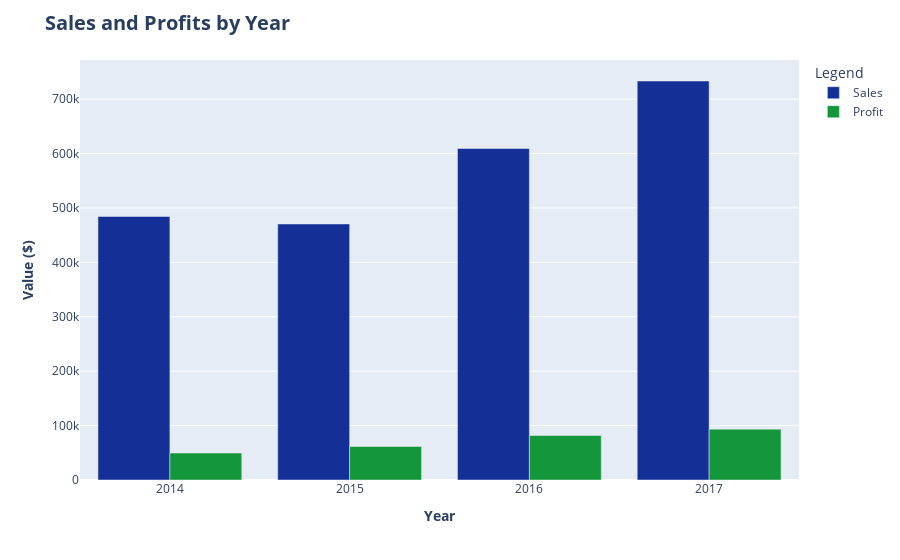

This figure's notebook cell:
### Code cell
Sales_by_Cities = df.groupby('Year')[['Sales','Profit']].sum().sort_values(by='Sales', ascending=False)

fig = px.bar(Sales_by_Cities, x=Sales_by_Cities.index, y=['Sales','Profit'],
             color_discrete_map = {'Sales': '#143096', 'Profit': '#14963b'},
             barmode = 'group',
            )

fig.update_layout(
             xaxis_title = '<b>Year',
             yaxis_title = '<b>Value ($)',
             title= "<b>Sales and Profits by Year<br>",
             title_font_size = 20,
             legend_title = 'Legend',
             
            )
fig.update_traces(hovertemplate='%{x}<br>Sales: $%{y:,.2f}<extra></extra>', selector=dict(name='Sales'))
fig.update_traces(hovertemplate='%{x}<br>Profit: $%{y:,.2f}<extra></extra>', selector=dict(name='Profit'))
fig.show()

### Figure 1 — Plotly figure (JSON) as saved in the notebook; plotly's stock layout.template omitted (floating-point values rounded to 4 significant figures)
{"data": [{"alignmentgroup": "True", "hovertemplate": "%{x}<br>Sales: $%{y:,.2f}<extra></extra>", "legendgroup": "Sales", "marker": {"color": "#143096", "pattern": {"shape": ""}}, "name": "Sales", "offsetgroup": "Sales", "orientation": "v", "showlegend": true, "textposition": "auto", "type": "bar", "x": [2017, 2016, 2014, 2015], "xaxis": "x", "y": [733200.0, 609200.0, 484200.0, 470500.0], "yaxis": "y"}, {"alignmentgroup": "True", "hovertemplate": "%{x}<br>Profit: $%{y:,.2f}<extra></extra>", "legendgroup": "Profit", "marker": {"color": "#14963b", "pattern": {"shape": ""}}, "name": "Profit", "offsetgroup": "Profit", "orientation": "v", "showlegend": true, "textposition": "auto", "type": "bar", "x": [2017, 2016, 2014, 2015], "xaxis": "x", "y": [93440.0, 81800.0, 49540.0, 61620.0], "yaxis": "y"}], "layout": {"barmode": "group", "legend": {"title": {"text": "Legend"}, "tracegroupgap": 0}, "margin": {"t": 60}, "title": {"font": {"size": 20}, "text": "<b>Sales and Profits by Year<br>"}, "xaxis": {"anchor": "y", "domain": [0, 1], "title": {"text": "<b>Year"}}, "yaxis": {"anchor": "x", "domain": [0, 1], "title": {"text": "<b>Value ($)"}}}}
